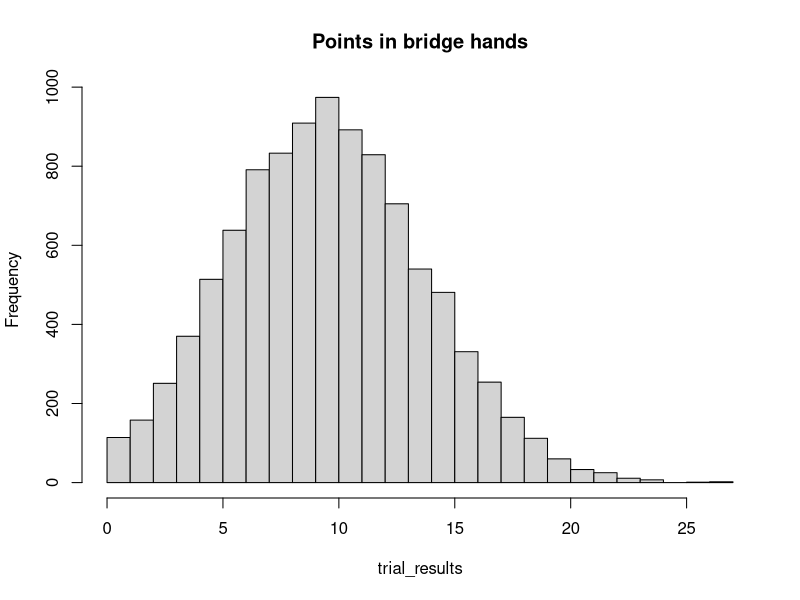

Recreate this plot in R.
## ---- chunk 1
# Constitute a deck with 4 jacks (point value 1), 4 queens (value 2), 4
# kings (value 3), 4 aces (value 4), and 36 other cards with no point
# value
whole_deck <- rep(c(1, 2, 3, 4, 0), c(4, 4, 4, 4, 36))
whole_deck
## ---- chunk 2
N <- 10000
trial_results <- numeric(N)

# Do N trials.
for (i in 1:N) {
    # Shuffle the deck of cards and draw 13
    hand <- sample(whole_deck, size=13)  # replace=FALSE is default.

    # Total the points.
    points <- sum(hand)

    # Keep score of the result.
    trial_results[i] <- points

    # End one experiment, go back and repeat until all N trials are done.
}
## ---- chunk 3
# Produce a histogram of trial results.
hist(trial_results, breaks=0:max(trial_results), main='Points in bridge hands')
## ---- chunk 4
# How many times did we have a hand with fifteen points?
k <- sum(trial_results == 15)

# Convert to a proportion.
kk <- k / N

# Show the result.
kk
